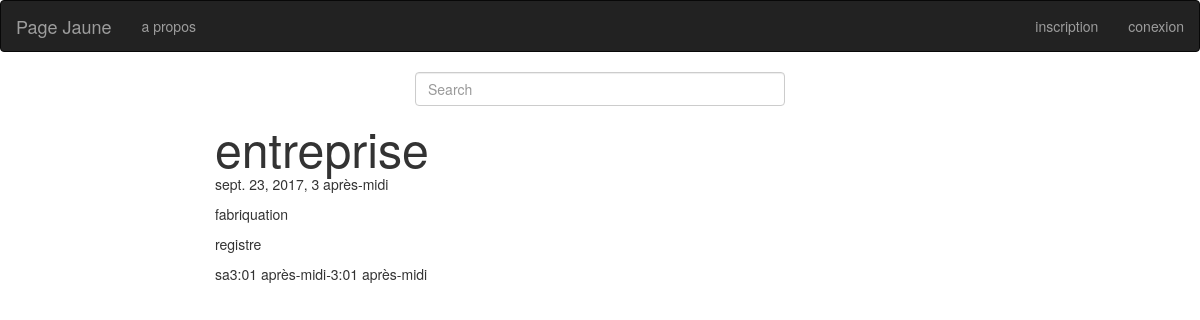
/entreprises/3/, run on the app's committed database.
### entreprises/models.py (models this page shows, shortened)
class Entreprise(models.Model):
    nom = models.CharField(max_length=255)
    pub_date = models.DateTimeField('date published')
    titre=models.CharField(max_length=255)
    registre_de_commerce=models.CharField(max_length=255)
    description= models.TextField()
    horaires=models.ManyToManyField('entreprises.Horaires')

class Horaires(models.Model):
    jour=models.CharField(max_length=3,choices=HOR)
    ouverture=models.TimeField()
    fermeture=models.TimeField()

### entreprises/views.py (the view)
# urls.py: url(r'^(?P<entreprises_id>[0-9]+)/$', views.detail, name='detail'),
def detail(request,entreprises_id):
    enter=get_object_or_404(Entreprise,id=entreprises_id)
    dicti={'entreprise':enter}
    return render(request,'details.html',dicti)

### entreprises/templates/details.html (shortened to what this page needs)
{% extends 'base.html'%} {% block liste %}
<h1 id="animation" style="display: inline">{{entreprise.nom}}</h1>
<p> {{entreprise.pub_date}} </p>
<p>{{entreprise.titre}} </p>
<p>{{entreprise.registre_de_commerce}} </p>
<p>{%for hor in entreprise.horaires.all %} {{hor.jour}}{{hor.ouverture}}-{{hor.fermeture}} {% endfor %} </p>
{% endblock liste%}

### static/css/style.css (style rules this page uses)
#hero, html { height: 100%; color: red; }

### data on the page
Entreprise: nom "entreprise", pub_date "sept. 23, 2017, 3 après-midi", titre "fabriquation", registre_de_commerce "registre"
Horaires: jour "sa", ouverture "3:01 après-midi", fermeture "3:01 après-midi"
